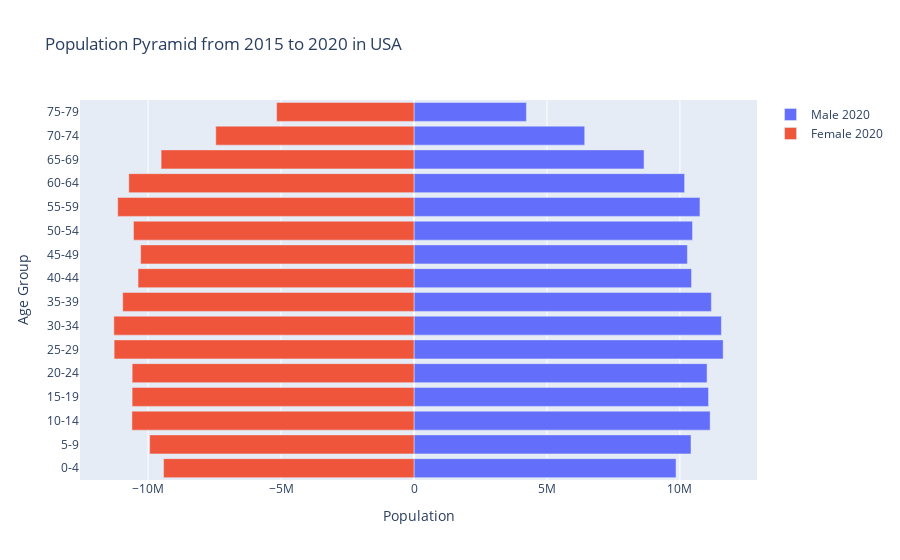

The code cell stored with this chart in its notebook:
### Markdown cell above
### **[C] Animated Population Pyramids:**

### Code cell
before_year = int(input("Please enter beginning year (should be divisible by 5): "))  # e.g. 2000, 2005, 2010, 2015 .......
post_year = int(input("Please enter ending year (should be divisible by 5): "))  # e.g. 2000, 2005, 2010, 2015 .......
year_range = range(post_year, before_year, -5)
country_input = str(input("Please enter the country name: "))

age_groups = ['0-4', '5-9', '10-14', '15-19', '20-24', '25-29', '30-34', '35-39', '40-44', '45-49', '50-54', '55-59', '60-64', '65-69', '70-74', '75-79']
age_range = ['0004', '0509', '1014', '1519', '2024', '2529', '3034', '3539', '4044', '4549', '5054', '5559', '6064', '6569', '7074', '7579']

def male_pop_func(year_chosen):
    male_population = []  
    for age_range_index in age_range:
        range_3 = len(wbdata.get_data("SP.POP." + str(age_range_index) + ".MA", country=[country_input]))
        for index in range(0, range_3):
            if wbdata.get_data("SP.POP." + str(age_range_index) + ".MA", country=[country_input])[index]["date"] == str(year_chosen):
                male_population.append(wbdata.get_data("SP.POP." + str(age_range_index) + ".MA", country=[country_input])[index]["value"])
                break
    return male_population

def female_pop_func(year_chosen):
    female_population = []  
    for age_range_index in age_range:
        range_3 = len(wbdata.get_data("SP.POP." + str(age_range_index) + ".FE", country=[country_input]))
        for index in range(0, range_3):
            if wbdata.get_data("SP.POP." + str(age_range_index) + ".FE", country=[country_input])[index]["date"] == str(year_chosen):
                female_population.append(wbdata.get_data("SP.POP." + str(age_range_index) + ".FE", country=[country_input])[index]["value"])
                break
    return female_population

bins = []
for year_chosen in year_range:
    male_data = male_pop_func(year_chosen)
    female_data = female_pop_func(year_chosen)

    # male
    bins.append(go.Bar(
        x=male_data,
        y=age_groups,
        orientation='h',
        name='Male {:d}'.format(year_chosen),
    ))

    # female
    bins.append(go.Bar(
        x=[-x for x in female_data],
        y=age_groups,
        orientation='h',
        name='Female {:d}'.format(year_chosen),
    ))

layout = go.Layout(
    barmode='overlay',
    title='Population Pyramid from ' + str(before_year) + " to " + str(post_year) + " in " + country_input,
    xaxis=dict(title='Population'),
    yaxis=dict(title='Age Group')
)

py.iplot(dict(data=bins, layout=layout))

### Figure 1 — Plotly figure (JSON) as saved in the notebook; plotly's stock layout.template omitted (floating-point values rounded to 4 significant figures)
{"data": [{"name": "Male 2020", "orientation": "h", "type": "bar", "x": [9852347, 10415543, 11134875, 11075090, 11019470, 11624513, 11559052, 11181543, 10435554, 10280074, 10473078, 10752513, 10175797, 8649904, 6418700, 4226291], "y": ["0-4", "5-9", "10-14", "15-19", "20-24", "25-29", "30-34", "35-39", "40-44", "45-49", "50-54", "55-59", "60-64", "65-69", "70-74", "75-79"]}, {"name": "Female 2020", "orientation": "h", "type": "bar", "x": [-9417809, -9939364, -10607318, -10600168, -10598541, -11276010, -11286667, -10952946, -10377044, -10279207, -10548138, -11142190, -10724223, -9509650, -7454655, -5166253], "y": ["0-4", "5-9", "10-14", "15-19", "20-24", "25-29", "30-34", "35-39", "40-44", "45-49", "50-54", "55-59", "60-64", "65-69", "70-74", "75-79"]}], "layout": {"autosize": true, "barmode": "overlay", "title": {"text": "Population Pyramid from 2015 to 2020 in USA"}, "xaxis": {"autorange": true, "range": [-12560000.0, 12900000.0], "title": {"text": "Population"}, "type": "linear"}, "yaxis": {"autorange": true, "range": [-0.5, 15.5], "title": {"text": "Age Group"}, "type": "category"}}}
